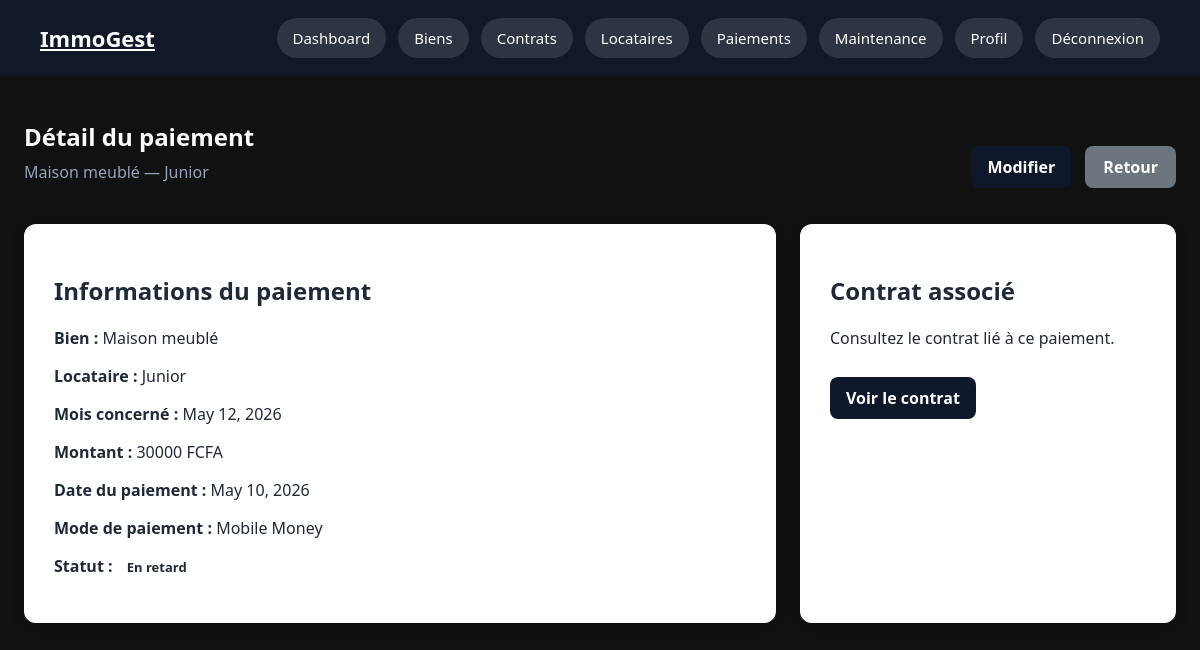
/payments/2/ (signed in), run on the app's committed database.
### payments/models.py (models this page shows, shortened)
class Paiement(models.Model):
    EN_ATTENTE = 'en_attente'
    CONFIRME = 'confirme'
    EN_RETARD = 'en_retard'
    STATUT_CHOICES = [
        (EN_ATTENTE, 'En attente'),
        (CONFIRME, 'Confirmé'),
        (EN_RETARD, 'En retard'),
    ]
    ESPECES = 'especes'
    MOBILE_MONEY = 'mobile_money'
    VIREMENT = 'virement'
    CHEQUE = 'cheque'
    MODE_CHOICES = [
        (ESPECES, 'Espèces'),
        (MOBILE_MONEY, 'Mobile Money'),
        (VIREMENT, 'Virement bancaire'),
        (CHEQUE, 'Chèque'),
    ]
    contrat = models.ForeignKey(
        ContratBail,
        on_delete=models.CASCADE,
        related_name='paiements'
    )
    mois_concerne = models.DateField(
        verbose_name='Mois concerné'
    )
    montant = models.DecimalField(
        max_digits=10,
        decimal_places=0,
        verbose_name='Montant'
    )
    date_paiement = models.DateField(
        verbose_name='Date de paiement'
    )
    mode_paiement = models.CharField(
        max_length=30,
        choices=MODE_CHOICES,
        verbose_name='Mode de paiement'
    )
    statut = models.CharField(
        max_length=20,
        choices=STATUT_CHOICES,
        default=EN_ATTENTE,
        verbose_name='Statut'
    )
    note = models.TextField(
        blank=True,
        verbose_name='Note'
    )
    created_at = models.DateTimeField(
        auto_now_add=True
    )
    updated_at = models.DateTimeField(
        auto_now=True
    )
    class Meta:
        verbose_name = 'Paiement'
        verbose_name_plural = 'Paiements'
        ordering = ['-mois_concerne']

### properties/models.py (models this page shows, shortened)
class ContratBail(models.Model):
    ACTIF = 'actif'
    RESILIE = 'resilie'
    EXPIRE = 'expire'
    STATUT_CHOICES = [
        (ACTIF, 'Actif'),
        (RESILIE, 'Résilié'),
        (EXPIRE, 'Expiré'),
    ]
    bien = models.ForeignKey(
        Bien,
        on_delete=models.CASCADE,
        related_name='contrats'
    )
    locataire = models.ForeignKey(
        ProfilLocataire,
        on_delete=models.CASCADE,
        related_name='contrats'
    )
    date_debut = models.DateField()
    date_fin = models.DateField(
        blank=True,
        null=True
    )
    montant_loyer = models.DecimalField(
        max_digits=10,
        decimal_places=0
    )
    montant_caution = models.DecimalField(
        max_digits=10,
        decimal_places=0
    )
    document = models.FileField(
        upload_to='contrats/',
        blank=True,
        null=True
    )
    statut = models.CharField(
        max_length=20,
        choices=STATUT_CHOICES,
        default=ACTIF
    )
    notes = models.TextField(
        blank=True
    )
    is_archived = models.BooleanField(
    default=False
    )
    created_at = models.DateTimeField(
        auto_now_add=True
    )
    updated_at = models.DateTimeField(
        auto_now=True
    )
    class Meta:
        verbose_name = 'Contrat de bail'
        verbose_name_plural = 'Contrats de bail'
        ordering = ['-created_at']

class Bien(models.Model):
    APPARTEMENT = 'appartement'
    VILLA = 'villa'
    STUDIO = 'studio'
    MAISON = 'maison'
    TYPE_BIEN_CHOICES = [
        (APPARTEMENT, 'Appartement'),
        (VILLA, 'Villa'),
        (STUDIO, 'Studio'),
        (MAISON, 'Maison'),
    ]
    LIBRE = 'libre'
    LOUE = 'loue'
    EN_TRAVAUX = 'en_travaux'
    STATUT_CHOICES = [
        (LIBRE, 'Libre'),
        (LOUE, 'Loué'),
        (EN_TRAVAUX, 'En travaux'),
    ]
    proprietaire = models.ForeignKey(
        ProfilProprietaire,
        on_delete=models.CASCADE,
        related_name='biens'
    )
    titre = models.CharField(
        max_length=200
    )
    type_bien = models.CharField(
        max_length=30,
        choices=TYPE_BIEN_CHOICES
    )
    adresse = models.CharField(
        max_length=255
    )
    ville = models.CharField(
        max_length=100,
        default='Lomé'
    )
    superficie = models.PositiveIntegerField(
        help_text='Superficie en m²'
    )
    loyer_mensuel = models.DecimalField(
        max_digits=10,
        decimal_places=0
    )
    caution = models.DecimalField(
        max_digits=10,
        decimal_places=0
    )
    description = models.TextField(
        blank=True
    )
    image = models.ImageField(
        upload_to='biens/',
        blank=True,
        null=True
    )
    statut = models.CharField(
        max_length=20,
        choices=STATUT_CHOICES,
        default=LIBRE
    )
    is_archived = models.BooleanField(
        default=False
    )
    created_at = models.DateTimeField(
        auto_now_add=True
    )
    updated_at = models.DateTimeField(
        auto_now=True
    )
    class Meta:
        verbose_name = 'Bien immobilier'
        verbose_name_plural = 'Biens immobiliers'
        ordering = ['-created_at']

### accounts/models.py (models this page shows, shortened)
class ProfilLocataire(models.Model):
    user = models.OneToOneField(
        User,
        on_delete=models.CASCADE,
        related_name='profil_locataire',
        verbose_name='Utilisateur'
    )
    proprietaire = models.ForeignKey(
        ProfilProprietaire,
        on_delete=models.SET_NULL,
        null=True,
        blank=True,
        related_name='locataires',
        verbose_name='Propriétaire'
    )
    adresse_actuelle = models.CharField(
        max_length=255,
        blank=True,
        verbose_name='Adresse actuelle'
    )
    created_at = models.DateTimeField(
        auto_now_add=True,
        verbose_name='Créé le'
    )
    updated_at = models.DateTimeField(
        auto_now=True,
        verbose_name='Modifié le'
    )
    class Meta:
        verbose_name = 'Profil locataire'
        verbose_name_plural = 'Profils locataires'

class User(AbstractUser):
    PROPRIETAIRE = 'proprietaire'
    LOCATAIRE = 'locataire'
    ROLE_CHOICES = [
        (PROPRIETAIRE, 'Propriétaire'),
        (LOCATAIRE, 'Locataire'),
    ]
    role = models.CharField(
        max_length=20,
        choices=ROLE_CHOICES,
        verbose_name='Rôle'
    )
    telephone = models.CharField(
        max_length=20,
        blank=True,
        verbose_name='Téléphone'
    )
    photo = models.ImageField(
        upload_to='profils/',
        blank=True,
        null=True,
        verbose_name='Photo de profil'
    )
    class Meta:
        verbose_name = 'Utilisateur'
        verbose_name_plural = 'Utilisateurs'

### payments/views.py (the view)
# urls.py: path('<int:pk>/', views.detail_paiement, name='detail_paiement'),
@login_required
@proprietaire_required
def detail_paiement(request, pk):
    profil = request.user.profil_proprietaire
    paiement = get_object_or_404(
        Paiement,
        pk=pk,
        contrat__bien__proprietaire=profil
    )
    return render(request, 'payments/detail_paiement.html', {
        'paiement': paiement
    })

### templates/payments/detail_paiement.html (shortened to what this page needs)
{% extends "base.html" %}
{% block content %}
<section class="page-header">
    <div>
        <h1>Détail du paiement</h1>
        <p>
            {{ paiement.contrat.bien.titre }}
            —
            {{ paiement.contrat.locataire.user.username }}
        </p>
    </div>
    <div>
        <a href="{% url 'payments:modifier_paiement' paiement.pk %}" class="btn-link">
            Modifier
        </a>
        <a href="{% url 'payments:liste_paiements' %}" class="btn-secondary">
            Retour
        </a>
    </div>
</section>
<div class="detail-grid">
    <div class="card">
        <h2>Informations du paiement</h2>
        <p>
            <strong>Bien :</strong>
            {{ paiement.contrat.bien.titre }}
        </p>
        <p>
            <strong>Locataire :</strong>
            {{ paiement.contrat.locataire.user.username }}
        </p>
        <p>
            <strong>Mois concerné :</strong>
            {{ paiement.mois_concerne }}
        </p>
        <p>
            <strong>Montant :</strong>
            {{ paiement.montant }} FCFA
        </p>
        <p>
            <strong>Date du paiement :</strong>
            {{ paiement.date_paiement }}
        </p>
        <p>
            <strong>Mode de paiement :</strong>
            {{ paiement.get_mode_paiement_display }}
        </p>
        <p>
            <strong>Statut :</strong>
            <span class="badge">
                {{ paiement.get_statut_display }}
            </span>
        </p>
    </div>
    <div class="card">
        <h2>Contrat associé</h2>
        <p>
            Consultez le contrat lié à ce paiement.
        </p>
        <a href="{% url 'properties:detail_contrat' paiement.contrat.pk %}" class="btn-link">
            Voir le contrat
        </a>
    </div>
</div>
{% endblock %}

### static/css/style.css (style rules this page uses)
* { box-sizing: border-box; }
body { margin: 0; font-family: Arial, sans-serif; background-color: #f5f7fa; color: #222; }
.page-header { display: flex; justify-content: space-between; align-items: center; gap: 20px; margin-bottom: 30px; flex-wrap: wrap; }
.page-header h1 { margin: 0; color: #f8fafc; }
.page-header p { margin-top: 8px; color: #94a3b8; }
.card { background-color: white; padding: 30px; border-radius: 12px; box-shadow: 0 4px 15px rgba(0, 0, 0, 0.1); }
.btn-link { display: inline-block; margin-top: 12px; background-color: #0f172a; color: white; padding: 10px 16px; border-radius: 8px; text-decoration: none; font-weight: bold; }
.page-header { display: flex; justify-content: space-between; align-items: center; margin-bottom: 25px; }
.badge { padding: 6px 10px; border-radius: 999px; font-size: 13px; font-weight: bold; }
.btn-secondary { margin-left: 10px; color: #0f172a; text-decoration: none; font-weight: bold; }
.detail-grid { display: grid; grid-template-columns: 2fr 1fr; gap: 24px; margin-bottom: 25px; }
.btn-secondary { display: inline-block; padding: 10px 18px; background: #6c757d; color: white; text-decoration: none; border-radius: 8px; margin-top: 15px; }
body { background: #f6f4ef; color: #1f2937; }
body { margin: 0; padding: 0; background: #111; font-family: 'Segoe UI', sans-serif; }

### data on the page
Paiement: contrat.bien.titre "Maison meublé", contrat.locataire.user.username "Junior", mois_concerne "May 12, 2026", montant "30000", date_paiement "May 10, 2026", mode_paiement "Mobile Money", statut "En retard"
